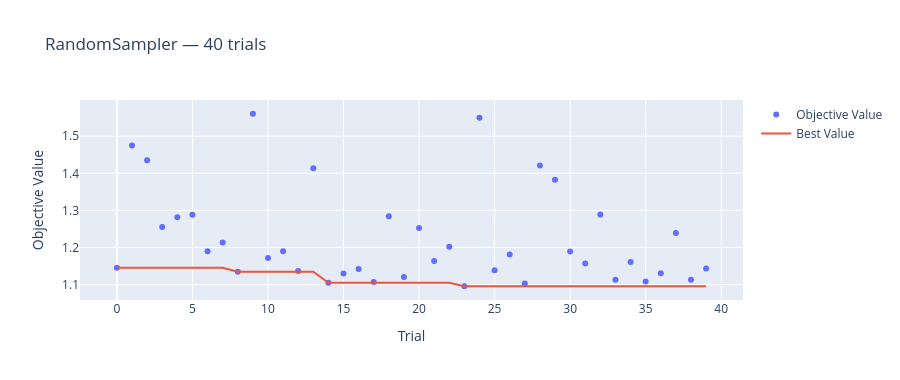
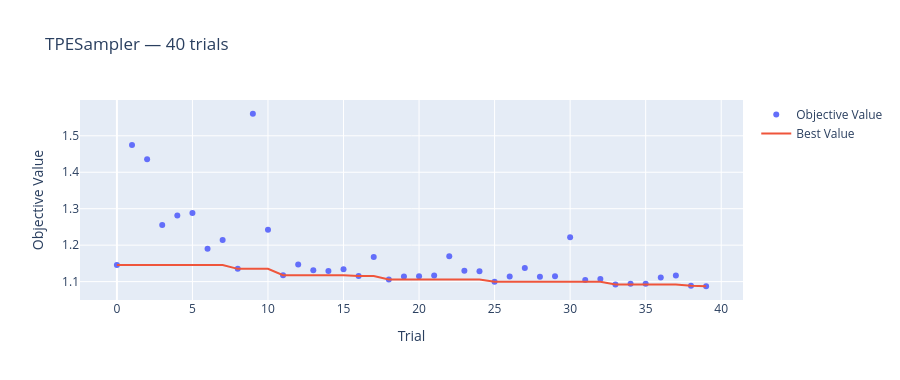

The notebook cell these images were saved under, in order:
### Code cell
from optuna.visualization import (
    plot_optimization_history,
    plot_param_importances,
    plot_slice,
)

plot_optimization_history(studies["random"]["study"]).update_layout(
    title="RandomSampler — 40 trials", height=380
).show()
plot_optimization_history(studies["TPE"]["study"]).update_layout(
    title="TPESampler — 40 trials", height=380
).show()

### Figure 1 — Plotly figure (JSON) as saved in the notebook; plotly's stock layout.template omitted (floating-point values rounded to 4 significant figures)
{"data": [{"mode": "markers", "name": "Objective Value", "type": "scatter", "x": [0, 1, 2, 3, 4, 5, 6, 7, 8, 9, 10, 11, 12, 13, 14, 15, 16, 17, 18, 19, 20, 21, 22, 23, 24, 25, 26, 27, 28, 29, 30, 31, 32, 33, 34, 35, 36, 37, 38, 39], "y": [1.146, 1.475, 1.435, 1.255, 1.281, 1.288, 1.19, 1.214, 1.135, 1.56, 1.172, 1.19, 1.137, 1.413, 1.105, 1.13, 1.142, 1.107, 1.284, 1.12, 1.253, 1.163, 1.202, 1.096, 1.55, 1.138, 1.181, 1.103, 1.421, 1.383, 1.189, 1.157, 1.289, 1.113, 1.161, 1.108, 1.131, 1.239, 1.113, 1.143]}, {"mode": "lines", "name": "Best Value", "type": "scatter", "x": [0, 1, 2, 3, 4, 5, 6, 7, 8, 9, 10, 11, 12, 13, 14, 15, 16, 17, 18, 19, 20, 21, 22, 23, 24, 25, 26, 27, 28, 29, 30, 31, 32, 33, 34, 35, 36, 37, 38, 39], "y": [1.146, 1.146, 1.146, 1.146, 1.146, 1.146, 1.146, 1.146, 1.135, 1.135, 1.135, 1.135, 1.135, 1.135, 1.105, 1.105, 1.105, 1.105, 1.105, 1.105, 1.105, 1.105, 1.105, 1.096, 1.096, 1.096, 1.096, 1.096, 1.096, 1.096, 1.096, 1.096, 1.096, 1.096, 1.096, 1.096, 1.096, 1.096, 1.096, 1.096]}, {"marker": {"color": "#cccccc"}, "mode": "markers", "name": "Infeasible Trial", "showlegend": false, "type": "scatter", "x": [], "y": []}], "layout": {"height": 380, "title": {"text": "RandomSampler — 40 trials"}, "xaxis": {"title": {"text": "Trial"}}, "yaxis": {"title": {"text": "Objective Value"}}}}

### Figure 2 — Plotly figure (JSON) as saved in the notebook; plotly's stock layout.template omitted (floating-point values rounded to 4 significant figures)
{"data": [{"mode": "markers", "name": "Objective Value", "type": "scatter", "x": [0, 1, 2, 3, 4, 5, 6, 7, 8, 9, 10, 11, 12, 13, 14, 15, 16, 17, 18, 19, 20, 21, 22, 23, 24, 25, 26, 27, 28, 29, 30, 31, 32, 33, 34, 35, 36, 37, 38, 39], "y": [1.146, 1.475, 1.435, 1.255, 1.281, 1.288, 1.19, 1.214, 1.135, 1.56, 1.242, 1.118, 1.147, 1.131, 1.129, 1.134, 1.115, 1.168, 1.106, 1.114, 1.115, 1.117, 1.169, 1.13, 1.129, 1.1, 1.114, 1.138, 1.113, 1.115, 1.222, 1.104, 1.107, 1.092, 1.094, 1.094, 1.111, 1.117, 1.089, 1.087]}, {"mode": "lines", "name": "Best Value", "type": "scatter", "x": [0, 1, 2, 3, 4, 5, 6, 7, 8, 9, 10, 11, 12, 13, 14, 15, 16, 17, 18, 19, 20, 21, 22, 23, 24, 25, 26, 27, 28, 29, 30, 31, 32, 33, 34, 35, 36, 37, 38, 39], "y": [1.146, 1.146, 1.146, 1.146, 1.146, 1.146, 1.146, 1.146, 1.135, 1.135, 1.135, 1.118, 1.118, 1.118, 1.118, 1.118, 1.115, 1.115, 1.106, 1.106, 1.106, 1.106, 1.106, 1.106, 1.106, 1.1, 1.1, 1.1, 1.1, 1.1, 1.1, 1.1, 1.1, 1.092, 1.092, 1.092, 1.092, 1.092, 1.089, 1.087]}, {"marker": {"color": "#cccccc"}, "mode": "markers", "name": "Infeasible Trial", "showlegend": false, "type": "scatter", "x": [], "y": []}], "layout": {"height": 380, "title": {"text": "TPESampler — 40 trials"}, "xaxis": {"title": {"text": "Trial"}}, "yaxis": {"title": {"text": "Objective Value"}}}}
